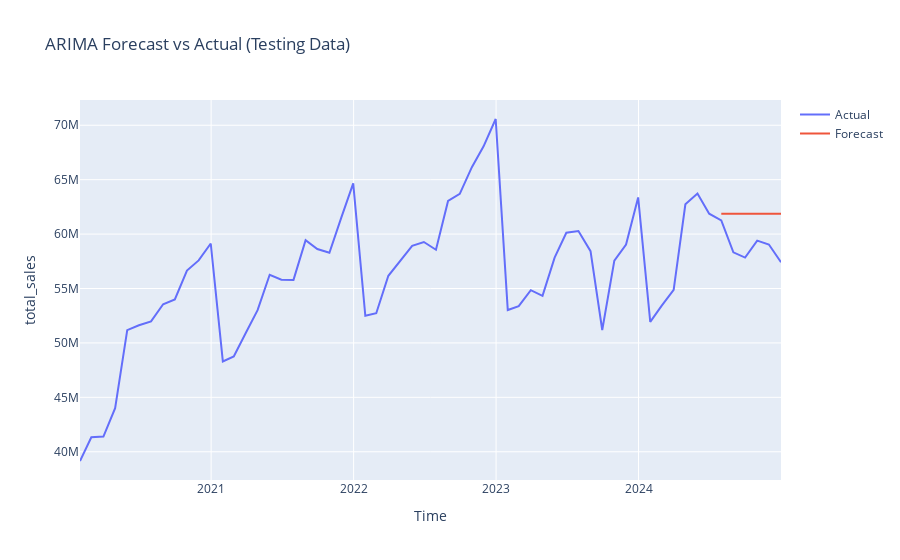

Source (notebook cell):
### Code cell
# Visualization
fig = go.Figure()
fig.add_trace(go.Scatter(x=df_car.index, y=df_car['total_sales'], mode='lines', name='Actual'))
fig.add_trace(go.Scatter(x=test.index, y=forecast, mode='lines', name='Forecast'))
fig.update_layout(title='ARIMA Forecast vs Actual (Testing Data)', xaxis_title='Time', yaxis_title='total_sales')
fig.show()

# Hitung RMSE antara hasil prediksi dan data testing
mse = mean_squared_error(test, forecast)
print(f"RMSE from the 6 data test is {mse ** 0.5}")
